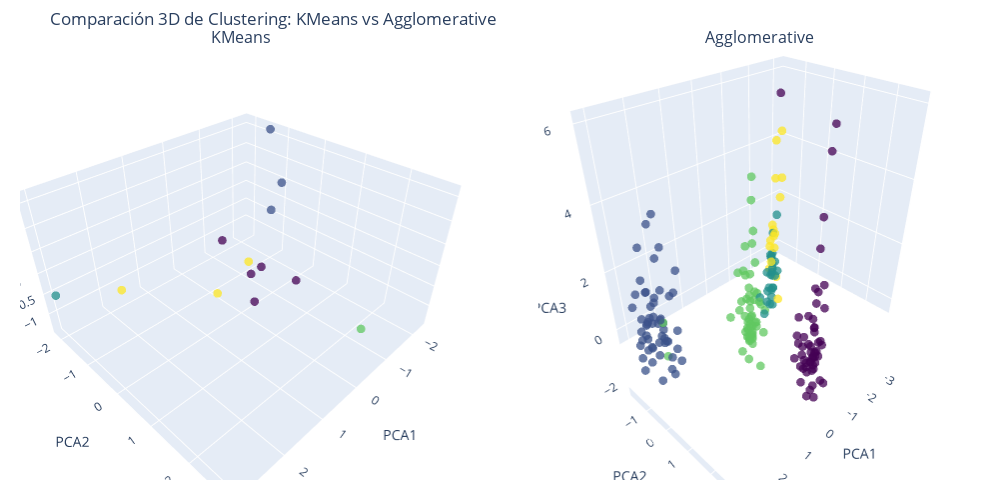

Source (notebook cell):
### Markdown cell above
## **Comparativa Visual**

### Code cell
from plotly.subplots import make_subplots
import plotly.graph_objects as go

# Títulos de los métodos
titles = ["KMeans", "Agglomerative"]

# Datasets correctos para visualización 3D
viz_datasets = [
    (PCA_model_df_kmeans, PCA_cluster_df_kmeans["cluster_kmeans"]),
    (PCA_model_df_others, PCA_cluster_df_agg["cluster_agg"])
]

# Crear figura con 2 subplots 3D
fig = make_subplots(
    rows=1, cols=2,
    specs=[[{'type': 'scene'}]*2],
    subplot_titles=titles,
    horizontal_spacing=0.08
)

# Agregar cada trazado al subplot correspondiente
for i, (df_pca, clusters) in enumerate(viz_datasets):
    fig.add_trace(
        go.Scatter3d(
            x=df_pca["PCA1"],
            y=df_pca["PCA2"],
            z=df_pca["PCA3"],
            mode='markers',
            marker=dict(
                size=3,
                color=clusters,
                colorscale='Viridis',
                opacity=0.75,
                showscale=False
            ),
            name=titles[i]
        ),
        row=1,
        col=i+1
    )

# Configuración del layout
fig.update_layout(
    height=500,
    width=1000,
    title_text="Comparación 3D de Clustering: KMeans vs Agglomerative",
    showlegend=False,
    margin=dict(l=20, r=20, t=50, b=20)
)

# Etiquetas de ejes para cada subplot
for i in range(1, 3):
    fig.update_layout({
        f"scene{i}": dict(
            xaxis_title="PCA1",
            yaxis_title="PCA2",
            zaxis_title="PCA3"
        )
    })

fig.show()

### Figure 1 — Plotly figure (JSON) as saved in the notebook; plotly's stock layout.template omitted (floating-point values rounded to 4 significant figures; data arrays with more than 128 entries replaced by an {"elided": "..."} marker saying what was removed)
{"data": [{"marker": {"color": [2, 4, 4, 0, 0, 4, 0, 0, 3, 1, 1, 0, 1], "colorscale": [[0, "#440154"], [0.1111, "#482878"], [0.2222, "#3e4989"], [0.3333, "#31688e"], [0.4444, "#26828e"], [0.5556, "#1f9e89"], [0.6667, "#35b779"], [0.7778, "#6ece58"], [0.8889, "#b5de2b"], [1, "#fde725"]], "opacity": 0.75, "showscale": false, "size": 3}, "mode": "markers", "name": "KMeans", "scene": "scene", "type": "scatter3d", "x": [3.004, 2.791, 1.621, -0.9241, 0.03735, 0.5082, -0.4651, -1.63, -0.08173, -0.368, -1.461, -0.7274, -2.305], "y": [-2.145, 0.08044, 1.059, -0.6141, 0.4138, 0.6858, -1.064, 0.1566, 2.81, 0.4147, -0.2797, -0.1215, -1.396], "z": [-0.5365, 0.7136, 0.5388, -1.253, -0.9223, 0.4412, -0.3333, -1.404, -0.209, 1.055, 0.9939, -0.7047, 1.62]}, {"marker": {"color": {"elided": "209 int values"}, "colorscale": [[0, "#440154"], [0.1111, "#482878"], [0.2222, "#3e4989"], [0.3333, "#31688e"], [0.4444, "#26828e"], [0.5556, "#1f9e89"], [0.6667, "#35b779"], [0.7778, "#6ece58"], [0.8889, "#b5de2b"], [1, "#fde725"]], "opacity": 0.75, "showscale": false, "size": 3}, "mode": "markers", "name": "Agglomerative", "scene": "scene2", "type": "scatter3d", "x": {"elided": "209 float values"}, "y": {"elided": "209 float values"}, "z": {"elided": "209 float values"}}], "layout": {"annotations": [{"font": {"size": 16}, "showarrow": false, "text": "KMeans", "x": 0.23, "xanchor": "center", "xref": "paper", "y": 1, "yanchor": "bottom", "yref": "paper"}, {"font": {"size": 16}, "showarrow": false, "text": "Agglomerative", "x": 0.77, "xanchor": "center", "xref": "paper", "y": 1, "yanchor": "bottom", "yref": "paper"}], "height": 500, "margin": {"b": 20, "l": 20, "r": 20, "t": 50}, "scene": {"domain": {"x": [0, 0.46], "y": [0, 1]}, "xaxis": {"title": {"text": "PCA1"}}, "yaxis": {"title": {"text": "PCA2"}}, "zaxis": {"title": {"text": "PCA3"}}}, "scene2": {"domain": {"x": [0.54, 1], "y": [0, 1]}, "xaxis": {"title": {"text": "PCA1"}}, "yaxis": {"title": {"text": "PCA2"}}, "zaxis": {"title": {"text": "PCA3"}}}, "showlegend": false, "title": {"text": "Comparación 3D de Clustering: KMeans vs Agglomerative"}, "width": 1000}}
